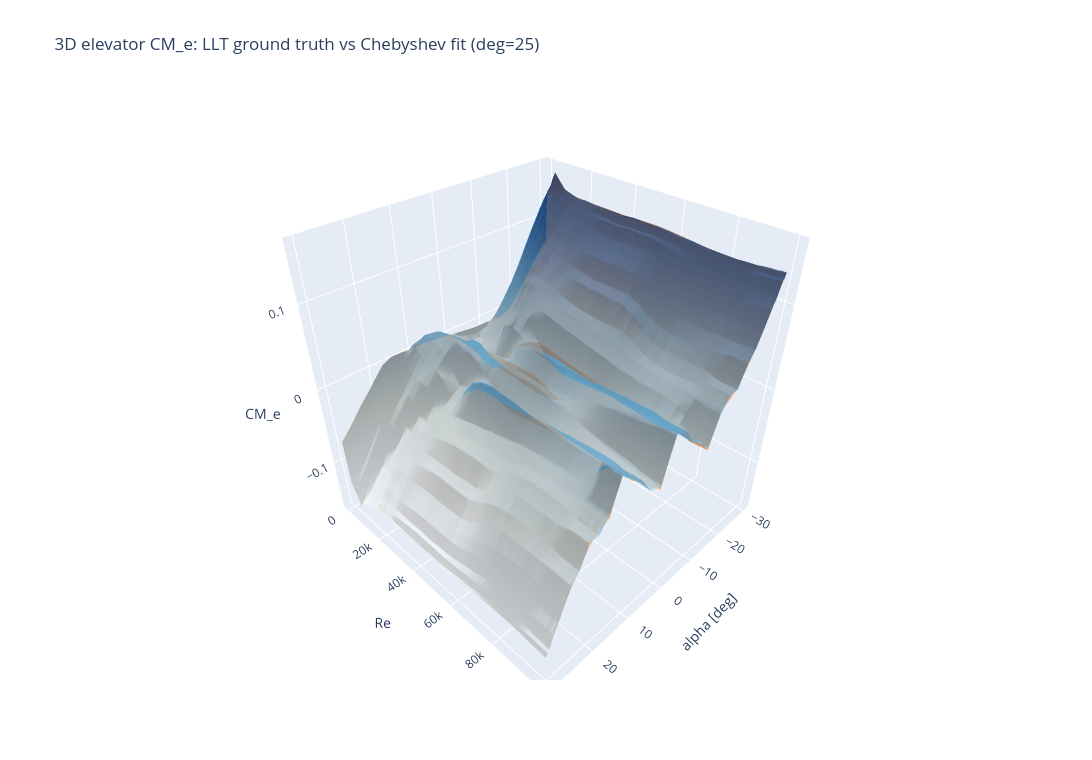
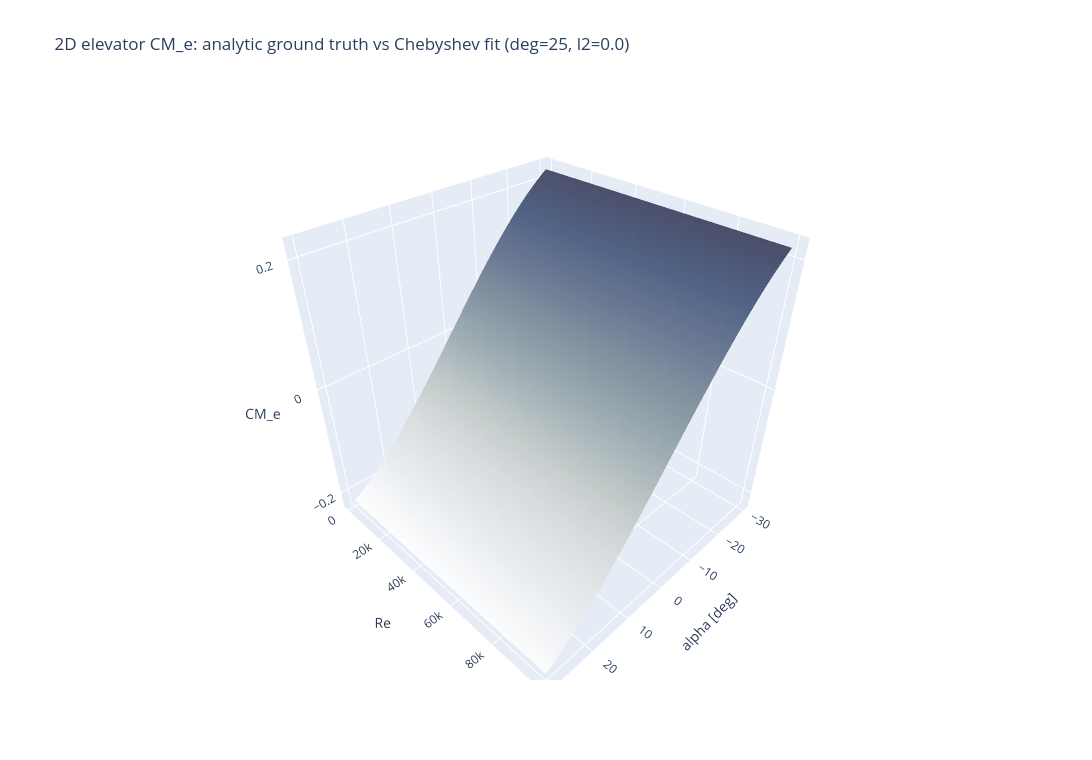

Notebook code for these charts, in order:
### Code cell
# CM_e surfaces: ground truth vs Chebyshev fit (separate interactive 3D graphs for 2D and 3D)
import numpy as np
import yaml
import plotly.graph_objects as go
from pathlib import Path

art_dir = root / 'artifacts/3d_llt_export/Output_wing_elevator'
alpha_path = art_dir / 'sampling_alpha_grid.npy'
re_path = art_dir / 'sampling_Re_grid.npy'
cm3d_raw_path = art_dir / 'elevator_raw_CM.npy'
cm3d_phi_path = art_dir / 'elevator_cheby_phi_CM.npy'

for p in [alpha_path, re_path, cm3d_raw_path, cm3d_phi_path]:
    if not p.exists():
        raise FileNotFoundError(f'Missing artifact file: {p}')

alpha_flat = np.load(alpha_path).reshape(-1)  # degrees
re_flat = np.load(re_path).reshape(-1)
cm3d_raw_flat = np.load(cm3d_raw_path).reshape(-1)
phi3d = np.load(cm3d_phi_path).reshape(-1, 1)

# Get model settings used for reduced model fit when available
cfg_local = {}
for cand in [art_dir / 'test.yaml', root / 'conf/test.yaml']:
    if cand.exists():
        with open(cand, 'r') as f:
            cfg_local = yaml.safe_load(f) or {}
        break

nf = cfg_local.get('neuralFoilSampling', {}) if isinstance(cfg_local, dict) else {}
rm = cfg_local.get('reducedModel', {}) if isinstance(cfg_local, dict) else {}

aoa_min = float(nf.get('AoA_min', np.min(alpha_flat)))
aoa_max = float(nf.get('AoA_max', np.max(alpha_flat)))
re_min = float(nf.get('Re_min', np.min(re_flat)))
re_max = float(nf.get('Re_max', np.max(re_flat)))
l2_reg = float(rm.get('l2_reg', 0.5))

def scale_to_domain(x, min_val, max_val):
    return 2.0 * (x - min_val) / (max_val - min_val) - 1.0

def chebyshev_basis(alpha_scaled, re_scaled, deg):
    B = alpha_scaled.shape[0]
    T_a = np.zeros((B, deg + 1), dtype=float)
    T_r = np.zeros((B, deg + 1), dtype=float)
    T_a[:, 0] = 1.0
    T_r[:, 0] = 1.0
    if deg >= 1:
        T_a[:, 1] = alpha_scaled
        T_r[:, 1] = re_scaled
    for n in range(2, deg + 1):
        T_a[:, n] = 2.0 * alpha_scaled * T_a[:, n - 1] - T_a[:, n - 2]
        T_r[:, n] = 2.0 * re_scaled * T_r[:, n - 1] - T_r[:, n - 2]
    return (T_a[:, :, None] * T_r[:, None, :]).reshape(B, -1)

# Degree inferred from saved 3D coeff vector length
deg = int(round(np.sqrt(phi3d.shape[0]) - 1))
if (deg + 1) ** 2 != phi3d.shape[0]:
    raise ValueError(f'Invalid Chebyshev coeff count: {phi3d.shape[0]} (not a square)')

a_s = scale_to_domain(alpha_flat, aoa_min, aoa_max)
r_s = scale_to_domain(re_flat, re_min, re_max)
X = chebyshev_basis(a_s, r_s, deg)

# 3D: ground truth from LLT raw artifact vs saved Chebyshev fit
cm3d_fit_flat = (X @ phi3d).reshape(-1)

# 2D: ground truth from analytic model, then Chebyshev fit with same basis/reg as ReducedModel
alpha_rad_flat = np.deg2rad(alpha_flat)
cm2d_raw_flat = -0.25 * (2.0 * np.sin(alpha_rad_flat) * np.cos(alpha_rad_flat))
A = X.T @ X + l2_reg * np.eye(X.shape[1])
b = X.T @ cm2d_raw_flat.reshape(-1, 1)
phi2d = np.linalg.solve(A, b)
cm2d_fit_flat = (X @ phi2d).reshape(-1)

# reshape to mesh for surfaces
alpha_u = np.unique(alpha_flat)
re_u = np.unique(re_flat)
AA, RR = np.meshgrid(alpha_u, re_u)

def to_grid(a_flat, r_flat, z_flat, a_u, r_u):
    key = np.rec.fromarrays([r_flat, a_flat])
    order = np.argsort(key, kind='mergesort')
    rs = r_flat[order]
    aas = a_flat[order]
    zs = z_flat[order]
    # pivot via dict to avoid pandas dependency here
    out = np.full((len(r_u), len(a_u)), np.nan, dtype=float)
    a_index = {v: i for i, v in enumerate(a_u)}
    r_index = {v: i for i, v in enumerate(r_u)}
    for rv, av, zv in zip(rs, aas, zs):
        out[r_index[rv], a_index[av]] = zv
    return out

cm3d_raw = to_grid(alpha_flat, re_flat, cm3d_raw_flat, alpha_u, re_u)
cm3d_fit = to_grid(alpha_flat, re_flat, cm3d_fit_flat, alpha_u, re_u)
cm2d_raw = to_grid(alpha_flat, re_flat, cm2d_raw_flat, alpha_u, re_u)
cm2d_fit = to_grid(alpha_flat, re_flat, cm2d_fit_flat, alpha_u, re_u)

# ---------- Figure 1: 3D ----------
fig3d = go.Figure()
fig3d.add_trace(go.Surface(
    x=AA, y=RR, z=cm3d_raw, name='3D LLT CM_e (ground truth)',
    opacity=0.60, colorscale='Oranges', showscale=False
))
fig3d.add_trace(go.Surface(
    x=AA, y=RR, z=cm3d_fit, name='3D CM_e Chebyshev fit',
    opacity=0.60, colorscale='Blues', showscale=False
))
fig3d.add_trace(go.Surface(
    x=AA, y=RR, z=(cm3d_fit - cm3d_raw), name='3D fit error (fit-gt)',
    opacity=0.40, colorscale='RdBu', visible='legendonly', showscale=False
))
fig3d.update_layout(
    title=f'3D elevator CM_e: LLT ground truth vs Chebyshev fit (deg={deg})',
    height=760, width=1100, legend=dict(orientation='h'),
    scene=dict(xaxis_title='alpha [deg]', yaxis_title='Re', zaxis_title='CM_e')
)
fig3d.show()

# ---------- Figure 2: 2D ----------
fig2d = go.Figure()
fig2d.add_trace(go.Surface(
    x=AA, y=RR, z=cm2d_raw, name='2D analytic CM_e (ground truth)',
    opacity=0.60, colorscale='Oranges', showscale=False
))
fig2d.add_trace(go.Surface(
    x=AA, y=RR, z=cm2d_fit, name='2D CM_e Chebyshev fit',
    opacity=0.60, colorscale='Blues', showscale=False
))
fig2d.add_trace(go.Surface(
    x=AA, y=RR, z=(cm2d_fit - cm2d_raw), name='2D fit error (fit-gt)',
    opacity=0.40, colorscale='RdBu', visible='legendonly', showscale=False
))
fig2d.update_layout(
    title=f'2D elevator CM_e: analytic ground truth vs Chebyshev fit (deg={deg}, l2={l2_reg})',
    height=760, width=1100, legend=dict(orientation='h'),
    scene=dict(xaxis_title='alpha [deg]', yaxis_title='Re', zaxis_title='CM_e')
)
fig2d.show()

# quick fit metrics
mse3d = float(np.nanmean((cm3d_fit - cm3d_raw) ** 2))
mse2d = float(np.nanmean((cm2d_fit - cm2d_raw) ** 2))
print('Chebyshev degree:', deg, '| l2_reg (2D fit):', l2_reg)
print('3D fit MSE:', mse3d, '| max|err|:', float(np.nanmax(np.abs(cm3d_fit - cm3d_raw))))
print('2D fit MSE:', mse2d, '| max|err|:', float(np.nanmax(np.abs(cm2d_fit - cm2d_raw))))

### Figure 1 — Plotly figure (JSON) as saved in the notebook; plotly's stock layout.template omitted (floating-point values rounded to 4 significant figures; data arrays with more than 128 entries replaced by an {"elided": "..."} marker saying what was removed)
{"data": [{"colorscale": [[0, "rgb(255,245,235)"], [0.125, "rgb(254,230,206)"], [0.25, "rgb(253,208,162)"], [0.375, "rgb(253,174,107)"], [0.5, "rgb(253,141,60)"], [0.625, "rgb(241,105,19)"], [0.75, "rgb(217,72,1)"], [0.875, "rgb(166,54,3)"], [1, "rgb(127,39,4)"]], "name": "3D LLT CM_e (ground truth)", "opacity": 0.6, "showscale": false, "type": "surface", "x": {"elided": "32x32 float values"}, "y": {"elided": "32x32 float values"}, "z": {"elided": "32x32 float values"}}, {"colorscale": [[0, "rgb(247,251,255)"], [0.125, "rgb(222,235,247)"], [0.25, "rgb(198,219,239)"], [0.375, "rgb(158,202,225)"], [0.5, "rgb(107,174,214)"], [0.625, "rgb(66,146,198)"], [0.75, "rgb(33,113,181)"], [0.875, "rgb(8,81,156)"], [1, "rgb(8,48,107)"]], "name": "3D CM_e Chebyshev fit", "opacity": 0.6, "showscale": false, "type": "surface", "x": {"elided": "32x32 float values"}, "y": {"elided": "32x32 float values"}, "z": {"elided": "32x32 float values"}}, {"colorscale": [[0, "rgb(103,0,31)"], [0.1, "rgb(178,24,43)"], [0.2, "rgb(214,96,77)"], [0.3, "rgb(244,165,130)"], [0.4, "rgb(253,219,199)"], [0.5, "rgb(247,247,247)"], [0.6, "rgb(209,229,240)"], [0.7, "rgb(146,197,222)"], [0.8, "rgb(67,147,195)"], [0.9, "rgb(33,102,172)"], [1, "rgb(5,48,97)"]], "name": "3D fit error (fit-gt)", "opacity": 0.4, "showscale": false, "type": "surface", "visible": "legendonly", "x": {"elided": "32x32 float values"}, "y": {"elided": "32x32 float values"}, "z": {"elided": "32x32 float values"}}], "layout": {"height": 760, "legend": {"orientation": "h"}, "scene": {"xaxis": {"title": {"text": "alpha [deg]"}}, "yaxis": {"title": {"text": "Re"}}, "zaxis": {"title": {"text": "CM_e"}}}, "title": {"text": "3D elevator CM_e: LLT ground truth vs Chebyshev fit (deg=25)"}, "width": 1100}}

### Figure 2 — Plotly figure (JSON) as saved in the notebook; plotly's stock layout.template omitted (floating-point values rounded to 4 significant figures; data arrays with more than 128 entries replaced by an {"elided": "..."} marker saying what was removed)
{"data": [{"colorscale": [[0, "rgb(255,245,235)"], [0.125, "rgb(254,230,206)"], [0.25, "rgb(253,208,162)"], [0.375, "rgb(253,174,107)"], [0.5, "rgb(253,141,60)"], [0.625, "rgb(241,105,19)"], [0.75, "rgb(217,72,1)"], [0.875, "rgb(166,54,3)"], [1, "rgb(127,39,4)"]], "name": "2D analytic CM_e (ground truth)", "opacity": 0.6, "showscale": false, "type": "surface", "x": {"elided": "32x32 float values"}, "y": {"elided": "32x32 float values"}, "z": {"elided": "32x32 float values"}}, {"colorscale": [[0, "rgb(247,251,255)"], [0.125, "rgb(222,235,247)"], [0.25, "rgb(198,219,239)"], [0.375, "rgb(158,202,225)"], [0.5, "rgb(107,174,214)"], [0.625, "rgb(66,146,198)"], [0.75, "rgb(33,113,181)"], [0.875, "rgb(8,81,156)"], [1, "rgb(8,48,107)"]], "name": "2D CM_e Chebyshev fit", "opacity": 0.6, "showscale": false, "type": "surface", "x": {"elided": "32x32 float values"}, "y": {"elided": "32x32 float values"}, "z": {"elided": "32x32 float values"}}, {"colorscale": [[0, "rgb(103,0,31)"], [0.1, "rgb(178,24,43)"], [0.2, "rgb(214,96,77)"], [0.3, "rgb(244,165,130)"], [0.4, "rgb(253,219,199)"], [0.5, "rgb(247,247,247)"], [0.6, "rgb(209,229,240)"], [0.7, "rgb(146,197,222)"], [0.8, "rgb(67,147,195)"], [0.9, "rgb(33,102,172)"], [1, "rgb(5,48,97)"]], "name": "2D fit error (fit-gt)", "opacity": 0.4, "showscale": false, "type": "surface", "visible": "legendonly", "x": {"elided": "32x32 float values"}, "y": {"elided": "32x32 float values"}, "z": {"elided": "32x32 float values"}}], "layout": {"height": 760, "legend": {"orientation": "h"}, "scene": {"xaxis": {"title": {"text": "alpha [deg]"}}, "yaxis": {"title": {"text": "Re"}}, "zaxis": {"title": {"text": "CM_e"}}}, "title": {"text": "2D elevator CM_e: analytic ground truth vs Chebyshev fit (deg=25, l2=0.0)"}, "width": 1100}}
